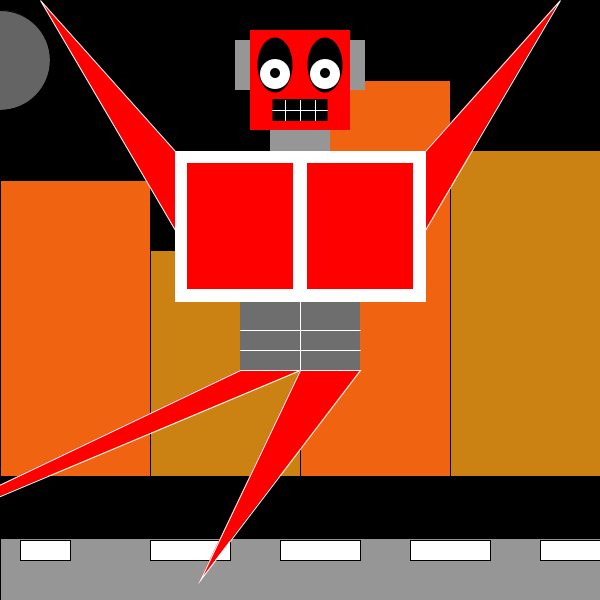
Frame 1 (no input)
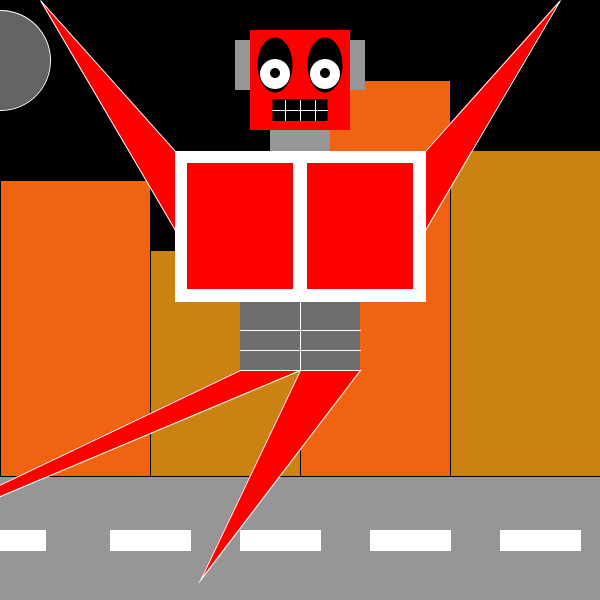
Frame 60 (the mouse pressed at the canvas centre just before this capture)
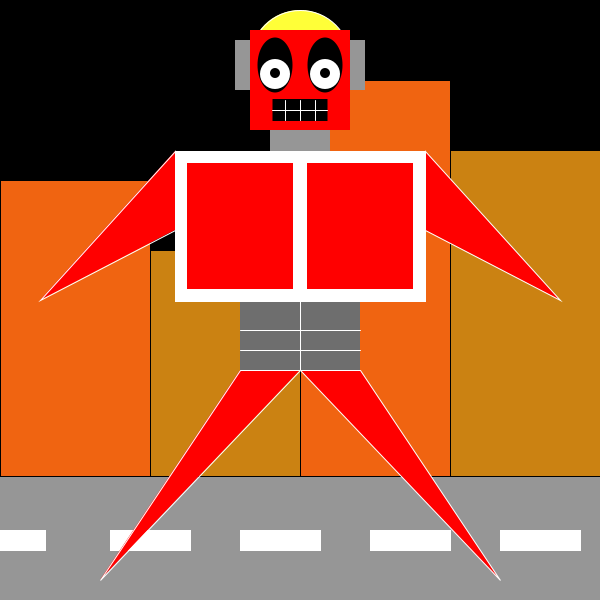
Frame 120 (the mouse held since frame 60 and released just before this capture)

The Processing sketch that drew these frames (run headless with seeded random() and noise(); from frame 60 on, the mouse is pressed at the canvas centre):

// Processing sketch: processing_88671
// ── processing_88671.pde

void setup() {
  size(600, 600);      //Size 600 by 600 pixels and Black backgroung
}     
void draw() {
  background(0);
  smooth();

  fill(100-mouseX);       //MOON
  ellipse(mouseX, 60, 100, 100);



  fill(150);        //Street
  rect(0, 538, 1200, 125);
  fill(255);
  rect(20, 540, 50, 20);
  rect(150, 540, 80, 20);
  rect(280, 540, 80, 20);
  rect(410, 540, 80, 20);
  rect(540, 540, 80, 20);
  
  

  stroke(0);          //Buildings
  fill(240, 100, 17);
  rectMode(CORNERS);
  rect(0, 180, 150, 476);
  fill(203, 130, 18);
  rect(150, 250, 300, 476);
  fill(240, 100, 17);
  rect(300, 80, 450, 476);
  fill(203, 130, 18);
  rect(450, 150, 600, 476);



  fill(110);             //Body sixpack
  noStroke();
  rectMode(CENTER);
  rect(300, 320, 120, 100); 
  stroke(255); 
  line(300, 300, 300, 370);
  line(240, 330, 360, 330);
  line(240, 350, 360, 350);
  

  noStroke();                      //Robot head and neck
  rectMode(CENTER);
  fill(150);
  rect(300, 65, 130, 50);
  fill(150);
  rect(300, 150, 60, 80);
  fill(255, 0, 0); 
  rect(300, 80, 100, 100);
  fill(0);
  rect(300, 110, 55, 22);
  ellipse(275, 65, 35, 55);
  ellipse(325, 65, 35, 55);
  fill(255);
  ellipse(275, 74, 30, 30);
  ellipse(325, 74, 30, 30);
  fill(0);
  ellipse(275, 73, 10, 10);
  ellipse(325, 73, 10, 10);
  stroke(255);
  line(300, 100, 300, 120);
  line(285, 100, 285, 120);
  line(315, 100, 315, 120);
  line(272, 110, 327, 110);



  fill(255);             //Chest
  rectMode(CENTER);
  rect(300, 226, 250, 150);
  fill(255, 0, 0);
  rect(240, 226, 107, 127);
  rect(360, 226, 107, 127);
  
  

  stroke(255);            //Moving arms and legs
  fill(255);
  fill(255, 0, 0);
  triangle(175, 151, 175, 230, 40, mouseY);
  triangle(425, 151, 425, 230, 560, mouseY);
  fill(255, 0, 0);
  triangle(240, 370, 300, 370, mouseX-200, 580);
  triangle(300, 370, 360, 370, mouseX+200, 580);
}
